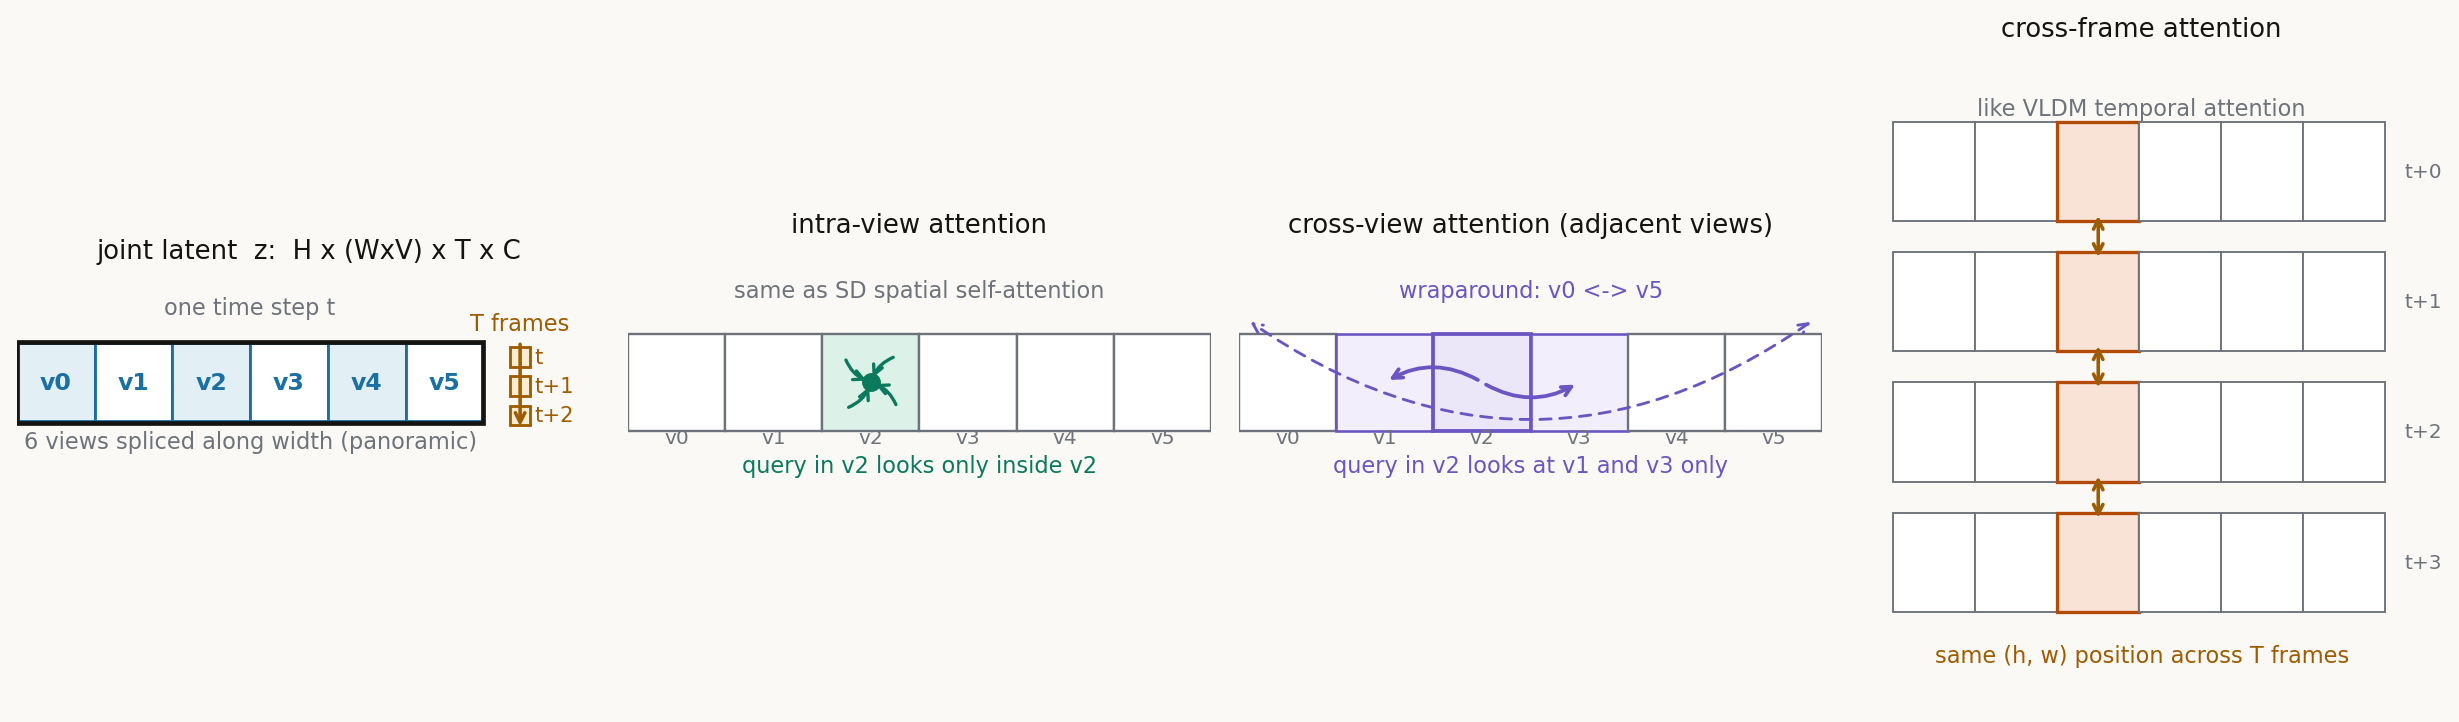

Generate this figure with Python:
# -*- coding: utf-8 -*-
"""Decomposed 4D attention schematic for Panacea xray.
Panel 1: the joint latent layout: H x (W*6) panoramic strip, V=6 views, T frames.
Panel 2: intra-view attention (within one view chunk).
Panel 3: cross-view attention (each chunk looks at its two neighbors, wraparound).
Panel 4: cross-frame attention (same spatial position across T frames).
Bright palette per skill 5.3.
"""
import matplotlib
matplotlib.use("Agg")
import matplotlib.pyplot as plt
from matplotlib.patches import Rectangle, FancyArrowPatch
import numpy as np

INK = "#141413"; WIRE = "#6e737b"
IN = "#1a6fa3"; IN_FILL = "#e2eff5"
OUT = "#9e5c00"; OUT_FILL = "#f8ecd2"
OP = "#0b7a5c"; OP_FILL = "#dcf2e8"
ALT = "#6a55c2"; ALT_FILL = "#ebe7f8"
LOSS = "#b34a06"

plt.rcParams["font.sans-serif"] = ["DejaVu Sans"]
plt.rcParams["axes.unicode_minus"] = False

fig, axes = plt.subplots(1, 4, figsize=(15, 4.2))
fig.patch.set_facecolor("#faf9f5")

# ---------- Panel 1: joint latent layout ----------
ax = axes[0]
ax.set_xlim(0, 15); ax.set_ylim(0, 5.2)
ax.set_aspect("equal"); ax.axis("off")
ax.set_title("joint latent  z:  H x (WxV) x T x C", fontsize=11, color=INK, pad=10)
V, H, W = 6, 2.0, 2.0
for v in range(V):
    x0 = v * W
    face = IN_FILL if v % 2 == 0 else "#ffffff"
    ax.add_patch(Rectangle((x0, 1.6), W, H, facecolor=face, edgecolor=IN, lw=1.2))
    ax.text(x0 + W / 2, 1.6 + H / 2, f"v{v}", ha="center", va="center",
            fontsize=10, color=IN, weight="bold")
ax.add_patch(Rectangle((0, 1.55), 12, 2.1, fill=False, edgecolor=INK, lw=2))
ax.text(6, 0.9, "6 views spliced along width (panoramic)", ha="center", fontsize=9.5, color=WIRE)
ax.text(6, 4.35, "one time step t", ha="center", fontsize=9.5, color=WIRE)
# time stack: three small squares stacked vertically, right of the strip
tx0 = 12.7
for i, lab in enumerate(["t", "t+1", "t+2"]):
    yy = 3.0 - i * 0.75
    ax.add_patch(Rectangle((tx0, yy), 0.5, 0.5, facecolor=OUT_FILL,
                           edgecolor=OUT, lw=1.2))
    ax.text(tx0 + 0.62, yy + 0.25, lab, ha="left", va="center",
            fontsize=9, color=OUT)
ax.annotate("", xy=(tx0 + 0.25, 1.35), xytext=(tx0 + 0.25, 3.7),
            arrowprops=dict(arrowstyle="->", color=OUT, lw=1.5))
ax.text(tx0 + 0.25, 3.95, "T frames", ha="center", fontsize=9.5, color=OUT)

# ---------- Panel 2: intra-view ----------
ax = axes[1]
ax.set_xlim(0, 12); ax.set_ylim(0, 5.2)
ax.set_aspect("equal"); ax.axis("off")
ax.set_title("intra-view attention", fontsize=11, color=INK, pad=10)
for v in range(V):
    x0 = v * W
    face = OP_FILL if v == 2 else "#ffffff"
    ax.add_patch(Rectangle((x0, 1.6), W, H, facecolor=face, edgecolor=WIRE, lw=1))
    ax.text(x0 + W / 2, 1.35, f"v{v}", ha="center", fontsize=8.5, color=WIRE)
# draw attention arrows inside chunk v2
cx, cy = 2 * W + W / 2, 1.6 + H / 2
pts = [(cx - 0.55, cy + 0.55), (cx + 0.55, cy + 0.55), (cx - 0.55, cy - 0.55),
       (cx + 0.55, cy - 0.55), (cx, cy)]
for (x1, y1) in pts[:4]:
    ax.annotate("", xy=(cx, cy), xytext=(x1, y1),
                arrowprops=dict(arrowstyle="->", color=OP, lw=1.4,
                                connectionstyle="arc3,rad=0.25"))
ax.plot(cx, cy, "o", color=OP, ms=7)
ax.text(6, 0.75, "query in v2 looks only inside v2", ha="center", fontsize=9.5, color=OP)
ax.text(6, 4.35, "same as SD spatial self-attention", ha="center", fontsize=9.5, color=WIRE)

# ---------- Panel 3: cross-view ----------
ax = axes[2]
ax.set_xlim(0, 12); ax.set_ylim(0, 5.2)
ax.set_aspect("equal"); ax.axis("off")
ax.set_title("cross-view attention (adjacent views)", fontsize=11, color=INK, pad=10)
for v in range(V):
    x0 = v * W
    if v == 2:
        face = ALT_FILL; ec = ALT; lw = 1.6
    elif v in (1, 3):
        face = "#f3eefc"; ec = ALT; lw = 1.1
    else:
        face = "#ffffff"; ec = WIRE; lw = 1
    ax.add_patch(Rectangle((x0, 1.6), W, H, facecolor=face, edgecolor=ec, lw=lw))
    ax.text(x0 + W / 2, 1.35, f"v{v}", ha="center", fontsize=8.5, color=WIRE)
# arrows from v2 to v1 and v3
for vq in (1, 3):
    ax.annotate("", xy=(vq * W + W / 2, 2.6), xytext=(2 * W + W / 2, 2.6),
                arrowprops=dict(arrowstyle="->", color=ALT, lw=1.6,
                                connectionstyle="arc3,rad=0.3"))
# wraparound v0 <-> v5
ax.annotate("", xy=(0.15, 3.9), xytext=(11.85, 3.9),
            arrowprops=dict(arrowstyle="<->", color=ALT, lw=1.2, ls=(0, (4, 3)),
                            connectionstyle="arc3,rad=-0.35"))
ax.text(6, 4.35, "wraparound: v0 <-> v5", ha="center", fontsize=9.5, color=ALT)
ax.text(6, 0.75, "query in v2 looks at v1 and v3 only", ha="center", fontsize=9.5, color=ALT)

# ---------- Panel 4: cross-frame ----------
ax = axes[3]
ax.set_xlim(0, 4.6); ax.set_ylim(0, 5.2)
ax.set_aspect("equal"); ax.axis("off")
ax.set_title("cross-frame attention", fontsize=11, color=INK, pad=10)
# draw 4 frame strips, each a small 6-chunk panorama
T = 4
for t in range(T):
    y0 = 3.9 - t * 1.05
    for v in range(V):
        x0 = 0.3 + v * 0.66
        face = LOSS if False else "#ffffff"
        hl = (v == 2)
        ax.add_patch(Rectangle((x0, y0), 0.66, 0.8,
                               facecolor="#f9e3d6" if hl else "#ffffff",
                               edgecolor=LOSS if hl else WIRE, lw=1.4 if hl else 0.8))
    ax.text(4.42, y0 + 0.4, f"t+{t}", va="center", fontsize=8.5, color=WIRE)
# vertical arrows through the highlighted spatial position
for t in range(T - 1):
    y_top = 3.9 - t * 1.05 + 0.4
    y_bot = 3.9 - (t + 1) * 1.05 + 0.4
    ax.annotate("", xy=(0.3 + 2 * 0.66 + 0.33, y_bot + 0.32),
                xytext=(0.3 + 2 * 0.66 + 0.33, y_top - 0.32),
                arrowprops=dict(arrowstyle="<->", color=OUT, lw=1.5))
ax.text(2.3, 0.35, "same (h, w) position across T frames", ha="center",
        fontsize=9.5, color=OUT)
ax.text(2.3, 4.75, "like VLDM temporal attention", ha="center", fontsize=9.5, color=WIRE)

plt.tight_layout(pad=1.2)
out = "/home/hatch/workspace/your_files/paper-xray-40/world-model-driving/panacea-xray/fig-4d-attn.png"
plt.savefig(out, dpi=170, facecolor="#faf9f5", bbox_inches="tight")
print("saved", out)
